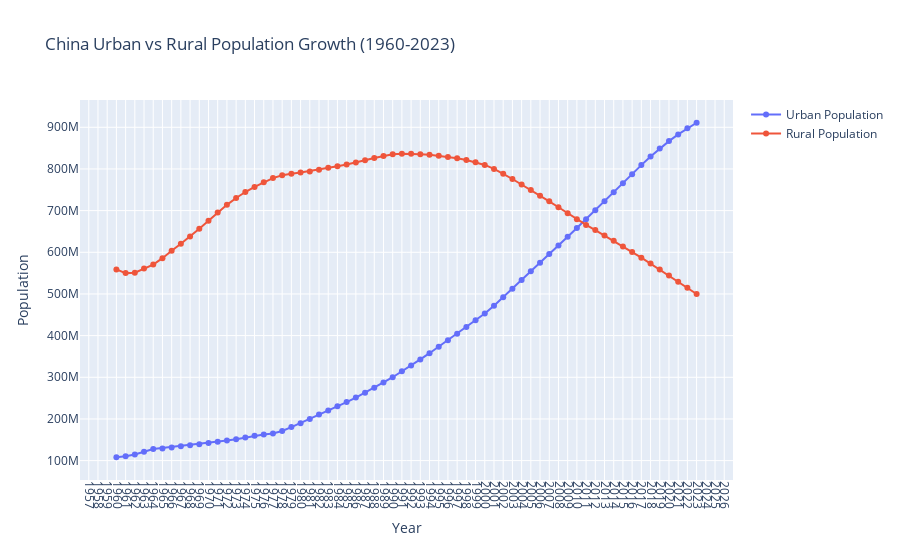

Here is the notebook cell this chart was saved with:
### Code cell
population_indicators = {
    'SP.URB.TOTL': 'Urban Population',
    'SP.RUR.TOTL': 'Rural Population'
}

country = 'CHN'  # China
start_year = 1960
end_year = 2023

population_data = wbdata.get_dataframe(population_indicators, country=country)
population_data.reset_index(inplace = True)
population_data['date'] = population_data['date'].astype(int)

fig = go.Figure()
fig.add_trace(go.Scatter(x = population_data['date'], y = population_data['Urban Population'], mode = 'lines+markers', name = 'Urban Population'))
fig.add_trace(go.Scatter(x = population_data['date'], y = population_data['Rural Population'], mode = 'lines+markers', name = 'Rural Population'))

fig.update_layout(
    title = 'China Urban vs Rural Population Growth (1960-2023)',
    xaxis_title = 'Year',
    yaxis_title = 'Population',
    showlegend = True,
    xaxis = dict(tickmode = 'linear', tickangle = 90, tickfont = dict(size = 12))
)

fig.show()
